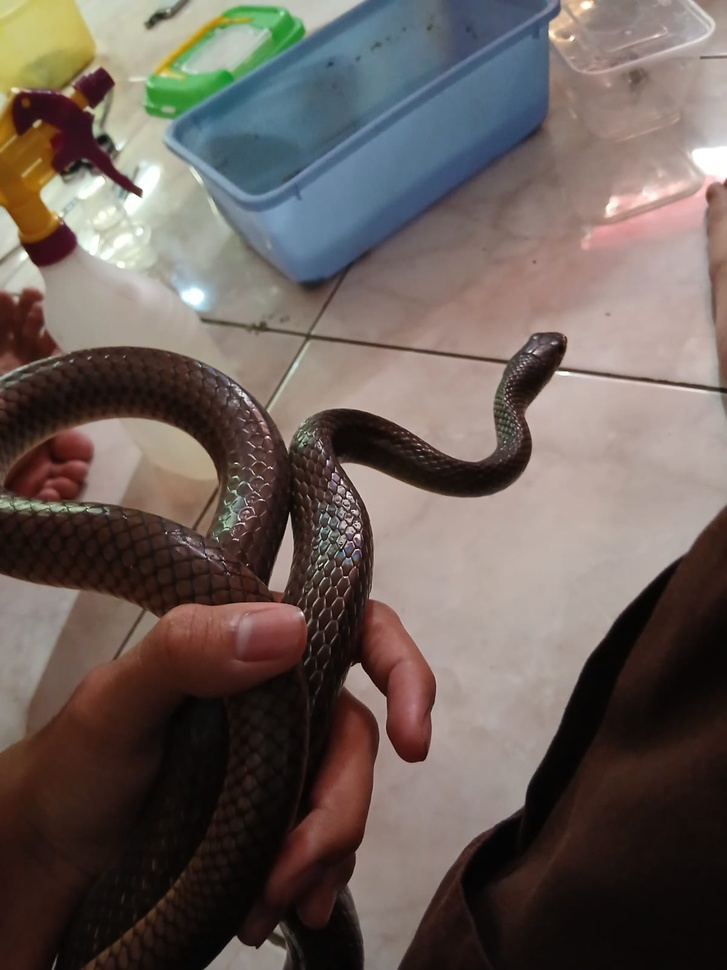
#> input picture petemuan 6/Foto1.jpg, 727 x 970 px, shrunk from 1200 x 1600 before the run
$ python translation.py
#> lines starting #> are read from the running program, lines starting #| are printed output that depends on the picture
import cv2
import numpy as np
import matplotlib.pyplot as plt

# Membaca gambar seperti biasa
img = cv2.imread("Foto1.jpg")
#> img is the input picture: shape (970, 727, 3); mean B, G, R 89.6, 95.1, 106.7
img = cv2.cvtColor(img, cv2.COLOR_BGR2RGB)

tinggi, lebar = img.shape[:2]
#> tinggi = 970; lebar = 727

# ini proses translasi
M = np.float32([
    [1, 0, 150],
    [0, 1, 75]
])

# Melakukan translasi
hasil = cv2.warpAffine(
    img, M, (lebar, tinggi)
)
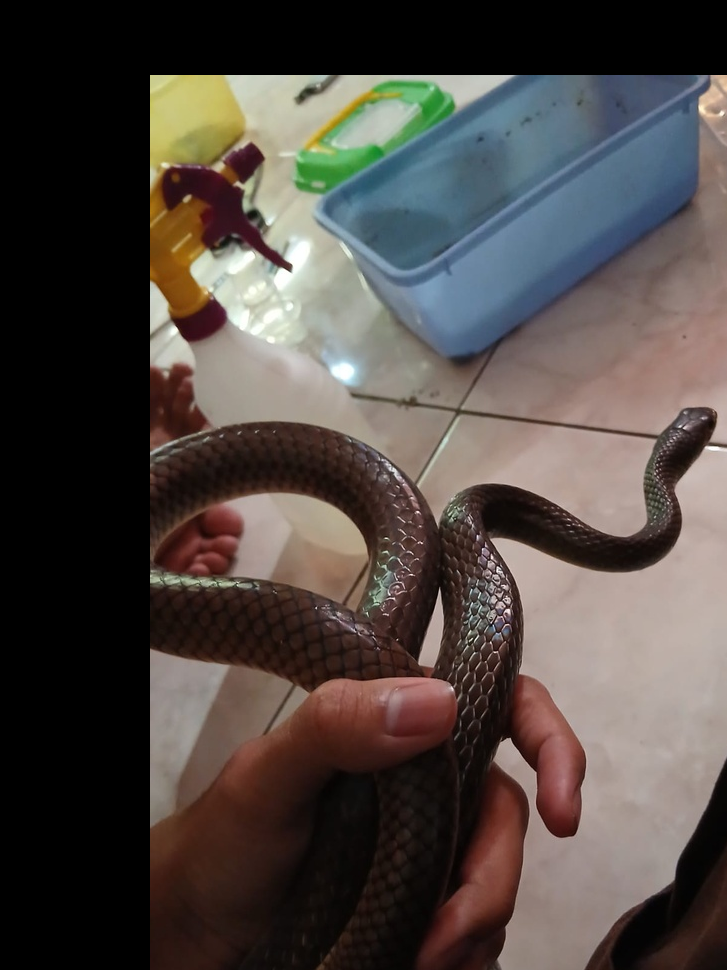
#> hasil: shape (970, 727, 3); mean R, G, B 79.9, 72.2, 67.8

# Menampilkan hasil
plt.figure(figsize=(10, 5))

plt.subplot(1, 2, 1)
plt.imshow(img)
plt.title("Citra Asli")
plt.axis("off")

plt.subplot(1, 2, 2)
plt.imshow(hasil)
plt.title("Hasil Translation")
plt.axis("off")

plt.show()
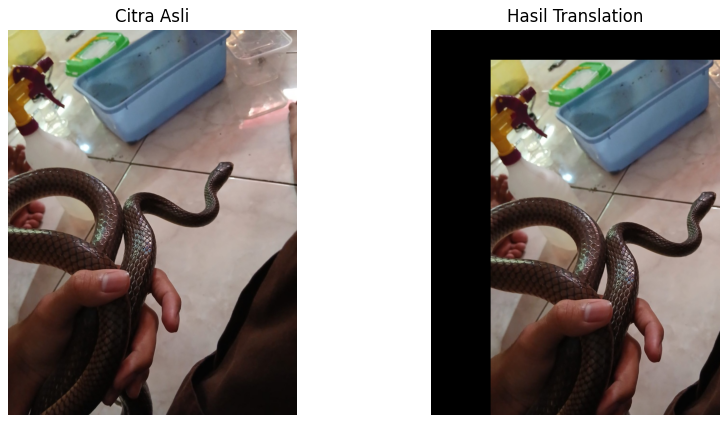
#> figure drawn by matplotlib, 2 panels

$ run again, with petemuan 6/Foto.jpg copied over petemuan 6/Foto1.jpg
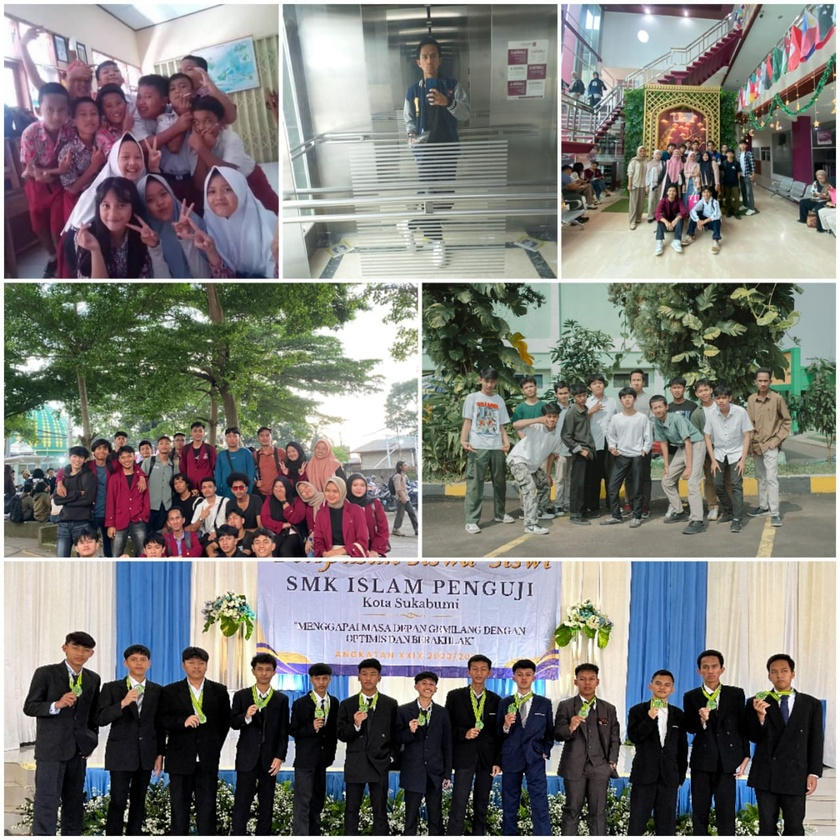
#> input picture petemuan 6/Foto.jpg, 840 x 840 px, shrunk from 1280 x 1280 before the run
#> img is the input picture: shape (840, 840, 3); mean B, G, R 121, 124.4, 124.7
#> `hasil = cv2.warpAffine( img, M, (lebar, tinggi) )`:
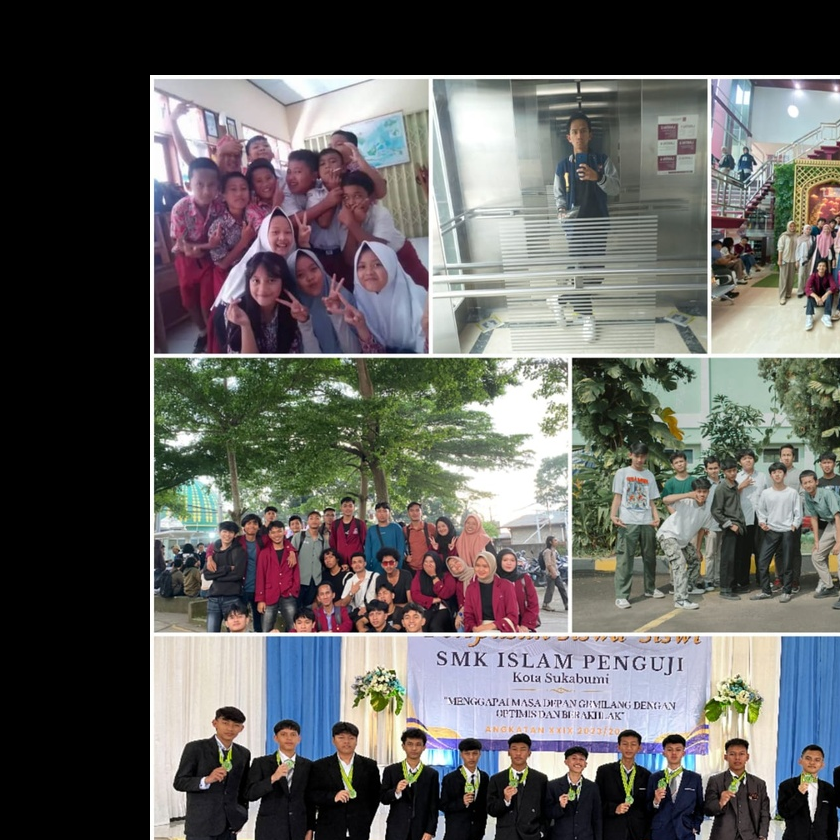
#> hasil: shape (840, 840, 3); mean R, G, B 97.5, 96.9, 95.2
#> `plt.show()`:
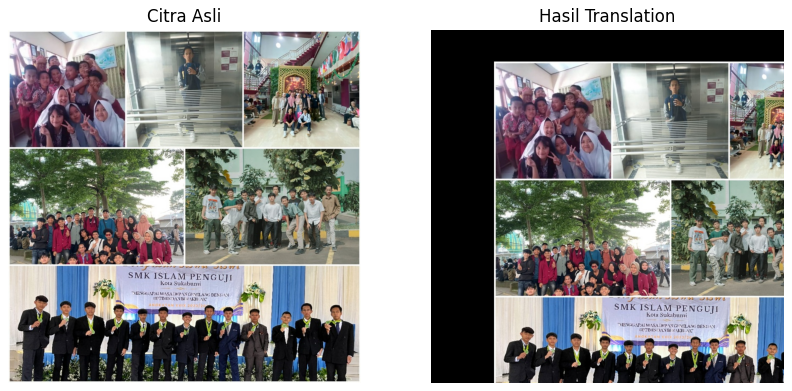
#> figure drawn by matplotlib, 2 panels
